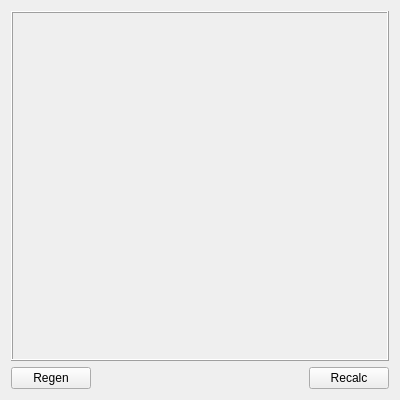
<?xml version="1.0" encoding="UTF-8"?>
<ui version="4.0">
 <class>Widget</class>
 <widget class="QWidget" name="Widget">
  <property name="geometry">
   <rect>
    <x>0</x>
    <y>0</y>
    <width>400</width>
    <height>400</height>
   </rect>
  </property>
  <property name="windowTitle">
   <string>Widget</string>
  </property>
  <layout class="QGridLayout" name="gridLayout">
   <item row="0" column="0">
    <widget class="DrawFrame" name="frame">
     <property name="sizePolicy">
      <sizepolicy hsizetype="Preferred" vsizetype="Expanding">
       <horstretch>0</horstretch>
       <verstretch>0</verstretch>
      </sizepolicy>
     </property>
     <property name="frameShape">
      <enum>QFrame::Box</enum>
     </property>
     <property name="frameShadow">
      <enum>QFrame::Raised</enum>
     </property>
    </widget>
   </item>
   <item row="1" column="0">
    <layout class="QHBoxLayout" name="horizontalLayout">
     <item>
      <widget class="QPushButton" name="btnRegen">
       <property name="text">
        <string>Regen</string>
       </property>
      </widget>
     </item>
     <item>
      <spacer name="horizontalSpacer">
       <property name="orientation">
        <enum>Qt::Horizontal</enum>
       </property>
       <property name="sizeHint" stdset="0">
        <size>
         <width>40</width>
         <height>20</height>
        </size>
       </property>
      </spacer>
     </item>
     <item>
      <widget class="QPushButton" name="btnRecalc">
       <property name="text">
        <string>Recalc</string>
       </property>
      </widget>
     </item>
    </layout>
   </item>
  </layout>
 </widget>
 <layoutdefault spacing="6" margin="11"/>
 <customwidgets>
  <customwidget>
   <class>DrawFrame</class>
   <extends>QFrame</extends>
   <header>drawframe.h</header>
   <container>1</container>
  </customwidget>
 </customwidgets>
 <resources/>
 <connections>
  <connection>
   <sender>btnRecalc</sender>
   <signal>clicked()</signal>
   <receiver>Widget</receiver>
   <slot>onRecalc()</slot>
   <hints>
    <hint type="sourcelabel">
     <x>447</x>
     <y>531</y>
    </hint>
    <hint type="destinationlabel">
     <x>457</x>
     <y>287</y>
    </hint>
   </hints>
  </connection>
  <connection>
   <sender>btnRegen</sender>
   <signal>clicked()</signal>
   <receiver>Widget</receiver>
   <slot>onRegen()</slot>
   <hints>
    <hint type="sourcelabel">
     <x>347</x>
     <y>531</y>
    </hint>
    <hint type="destinationlabel">
     <x>457</x>
     <y>287</y>
    </hint>
   </hints>
  </connection>
 </connections>
 <slots>
  <slot>onRecalc()</slot>
  <slot>onRegen()</slot>
 </slots>
</ui>
